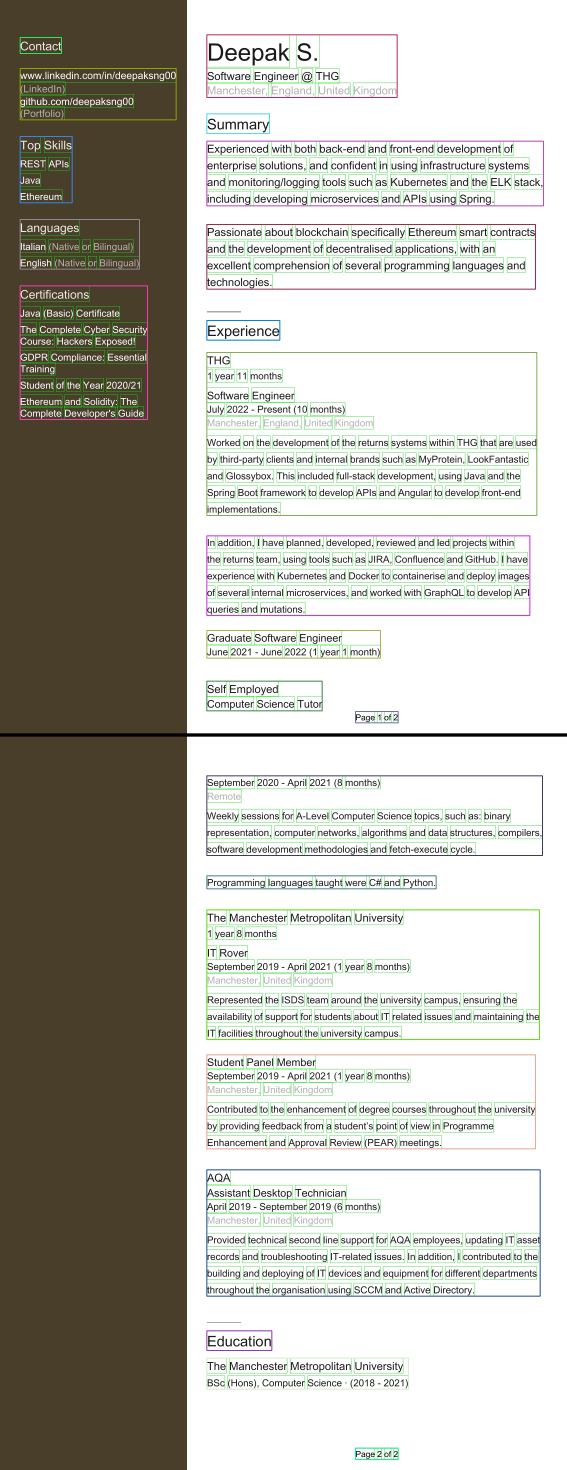
#> input picture DocuHive/tests/debug_data/cv/cv0.pdf.jpg, 1700 x 4410 px (shown at 1/3 size)
$ python -i feature_extractors.py   (imports and definitions only)
#> lines starting #> are read from the running program, lines starting #| are printed output that depends on the picture; after the words box and inside, x2 and y2 are one past the last pixel; in counts of white or black regions, pixels touching at a corner belong together
#> further down, picture is the input picture: shape (4410, 1700, 3); mean B, G, R 173.5, 182.4, 183.6
import numpy as np
import cv2


# [54 lines left out: functions get_vert_split_gaps, get_max_mid_page_gap, debug_vertical_gap, not called in this run]


def get_red_rectangles(cv2_image):
    image = cv2.cvtColor(cv2_image, cv2.COLOR_BGR2HSV)
#> image: shape (4410, 1700, 3); mean H, S, V 19.1, 40.2, 186.7
    lower = np.array([110, 25, 0])
    upper = np.array([115, 255, 255])
    mask = cv2.inRange(image, lower, upper)
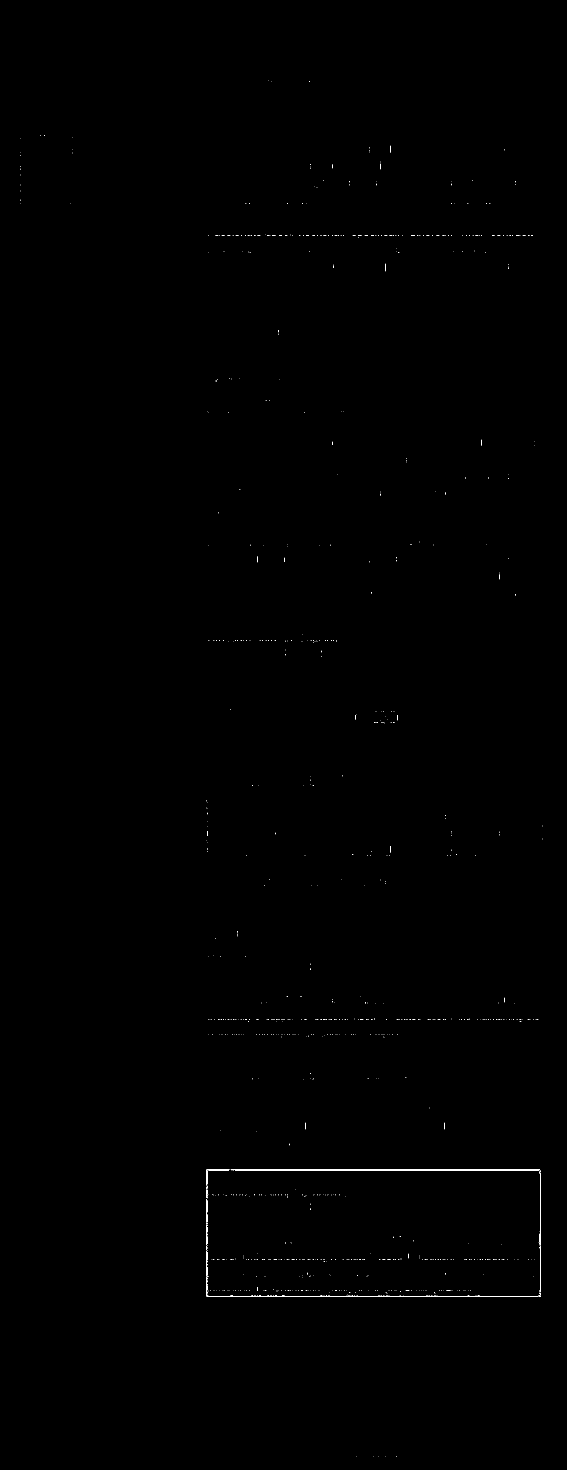
#> mask: shape (4410, 1700) (shown at 1/3 size); 0.12% white in thin lines or dots, all inside (x1, y1, x2, y2) = (60, 242, 1628, 4371)
    contours, hierarchy = cv2.findContours(mask, cv2.RETR_EXTERNAL, cv2.CHAIN_APPROX_SIMPLE)
#> contours = 885 contours, 873 with area under 20; largest, box (x1, y1, x2, y2) and area: (692, 3508, 1620, 3511) 1841, (619, 3834, 1622, 3890) 1086, (619, 3508, 688, 3556) 214, (1619, 3512, 1622, 3699) 187, (1619, 3738, 1622, 3876) 142
    filtered_contours = []
    for contour in contours:
        polygon = cv2.approxPolyDP(contour, 0.05 * cv2.arcLength(contour, True), True)
        if len(polygon) == 4 and cv2.isContourConvex(polygon):
            x, y, w, h = cv2.boundingRect(contour)
            if 4 < w < 8 and 40 < h < 50 and 750 < x < 780:
                filtered_contours.append([x, y, x + w, y + h])
#> this loop made 885 passes
#> (polygon, x, y, w, h) on pass 11: ([[1619, 3878], [1619, 3881], [1621, 3883], [1621, 3879]], 1619, 3878, 3, 6)
#> (x, y, w, h) on passes 66, 249, 253, 255, 262, 410: (830, 3872, 2, 2), (855, 3728, 2, 2), (1180, 3710, 2, 3), (1619, 3700, 3, 11), (861, 3590, 2, 2), (1583, 3058, 3, 2)
#> after the loop, filtered_contours = []
    return filtered_contours

>>> import cv2
>>> picture = cv2.imread('../../tests/debug_data/cv/cv0.pdf.jpg')
>>> result = get_red_rectangles(picture)
#> result = []

$ run again, on DocuHive/tests/debug_data/cv/cv1.pdf.jpg
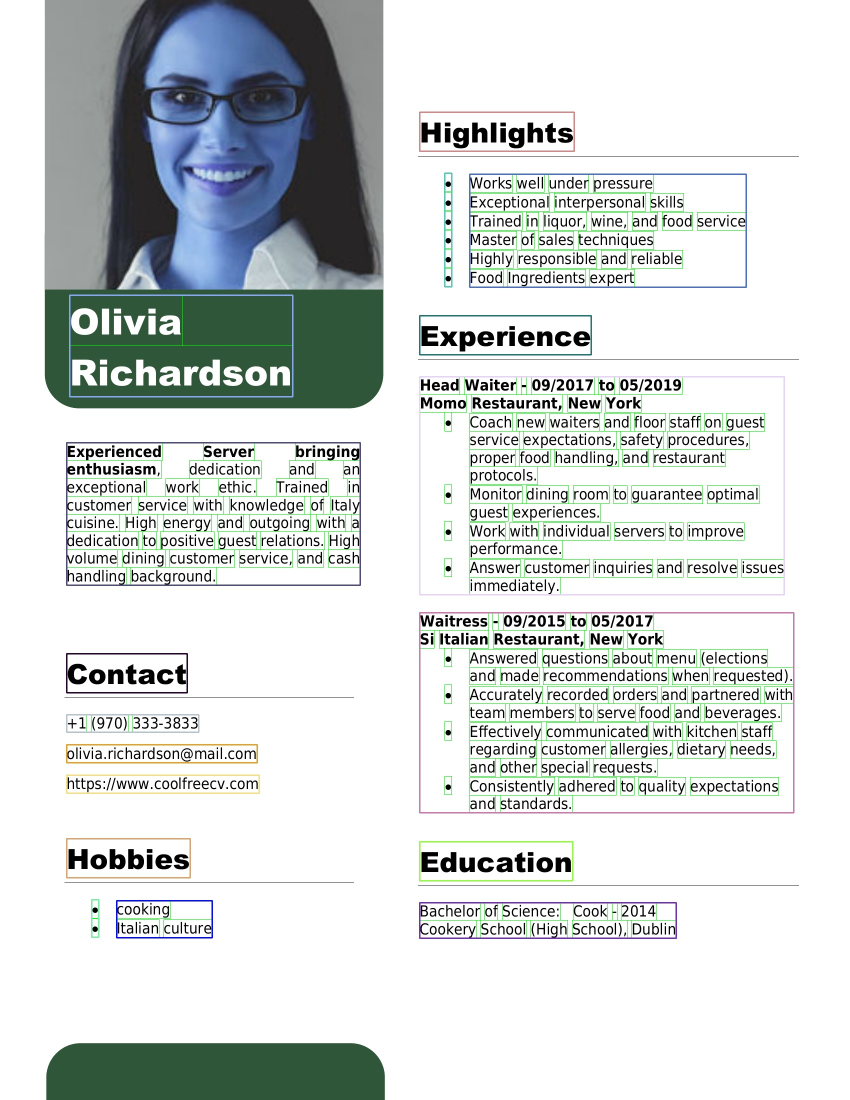
#> input picture DocuHive/tests/debug_data/cv/cv1.pdf.jpg, 1700 x 2200 px (shown at 1/2 size)
#> picture is the input picture: shape (2200, 1700, 3); mean B, G, R 215.4, 216.7, 211.6
#> image: shape (2200, 1700, 3); mean H, S, V 27.6, 17.1, 219.4
#> in get_red_rectangles, `mask = cv2.inRange(image, lower, upper)`:
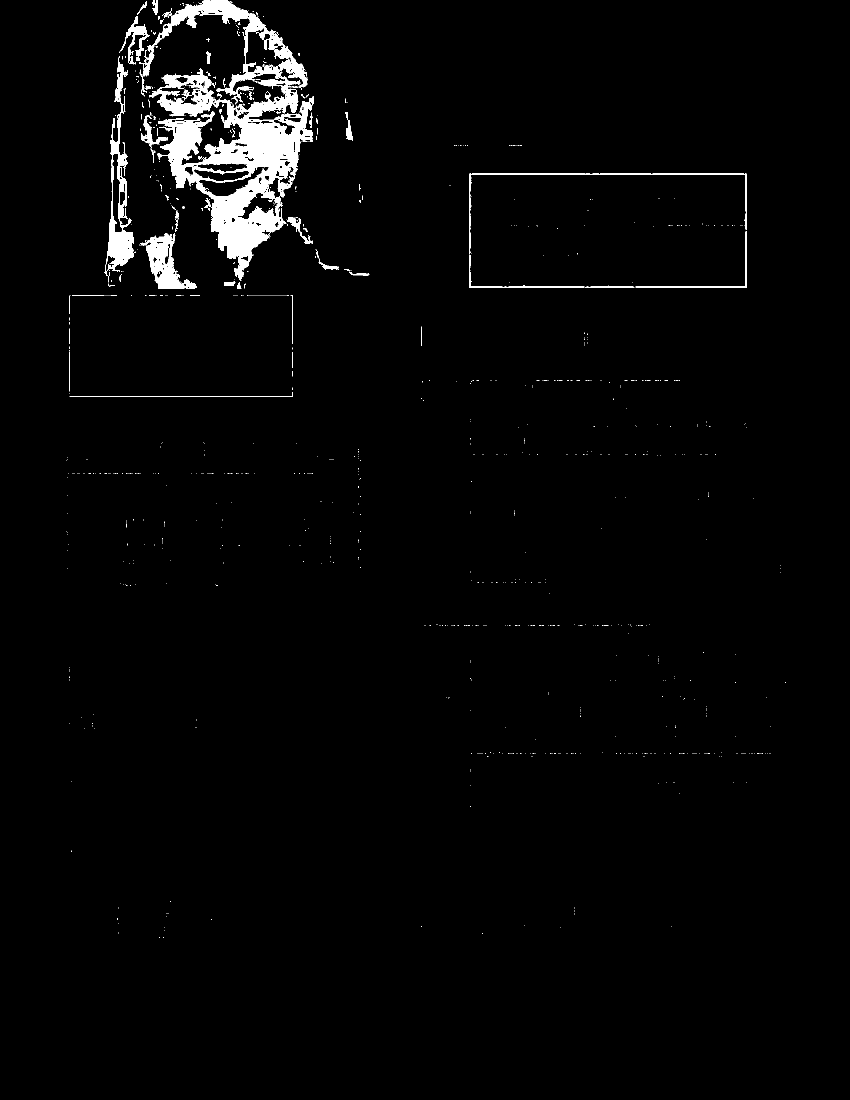
#> mask: shape (2200, 1700) (shown at 1/2 size); 2.4% white; 1063 white regions (1001 under 20 px)
#> contours = 1023 contours, 991 with area under 20; largest, box (x1, y1, x2, y2) and area: (278, 0, 628, 562) 74920, (208, 112, 272, 565) 9258, (280, 466, 394, 578) 5234, (938, 347, 1494, 508) 1592, (239, 49, 300, 129) 1346
#> the loop in get_red_rectangles, `for contour in contours:` made 1023 passes
#> (x, y, w, h) on passes 593, 726, 728, 729, 748, 755, 767, 770: (1357, 760, 3, 2), (474, 564, 9, 13), (448, 562, 23, 10), (222, 561, 2, 3), (494, 542, 3, 2), (630, 512, 2, 4), (432, 478, 2, 2), (280, 466, 114, 112)
#> after the loop in get_red_rectangles, `for contour in contours:`: filtered_contours = []

$ run again, on DocuHive/tests/debug_data/cv/cv2.pdf.jpg
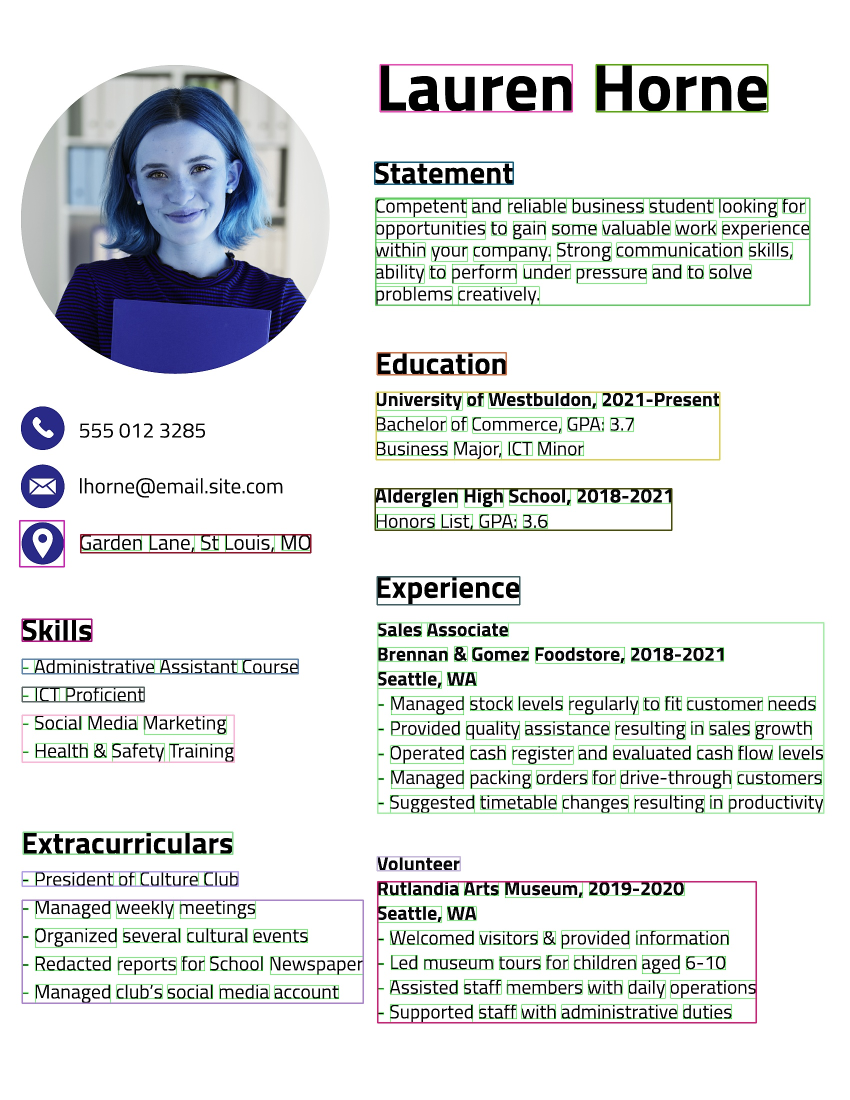
#> input picture DocuHive/tests/debug_data/cv/cv2.pdf.jpg, 1700 x 2200 px (shown at 1/2 size)
#> picture is the input picture: shape (2200, 1700, 3); mean B, G, R 226.6, 226, 223.5
#> image: shape (2200, 1700, 3); mean H, S, V 24.1, 17.2, 229.7
#> in get_red_rectangles, `mask = cv2.inRange(image, lower, upper)`:
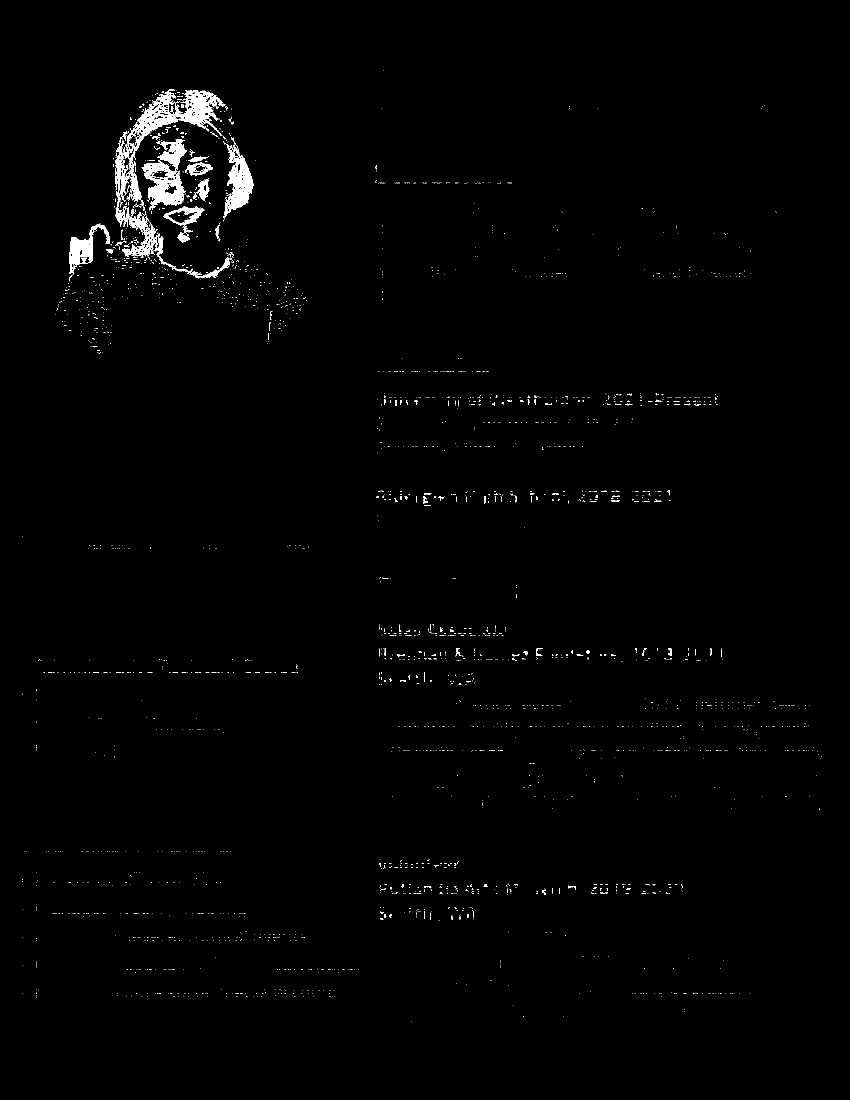
#> mask: shape (2200, 1700) (shown at 1/2 size); 1.1% white; 2796 white regions (2689 under 20 px)
#> contours = 2783 contours, 2737 with area under 20; largest, box (x1, y1, x2, y2) and area: (230, 179, 460, 557) 15477, (283, 278, 374, 421) 6906, (446, 274, 508, 437) 4271, (138, 447, 220, 550) 2798, (326, 412, 409, 452) 1777
#> the loop in get_red_rectangles, `for contour in contours:` made 2783 passes
#> (x, y, w, h) on passes 313, 318, 332, 410, 411, 420, 469, 473: (760, 1836, 6, 4), (860, 1833, 2, 6), (934, 1828, 4, 8), (924, 1820, 3, 2), (913, 1820, 3, 2), (818, 1816, 4, 2), (1211, 1784, 5, 4), (879, 1784, 6, 4)
#> after the loop in get_red_rectangles, `for contour in contours:`: filtered_contours = []

$ run again, on DocuHive/tests/debug_data/cv/cv3.pdf.jpg
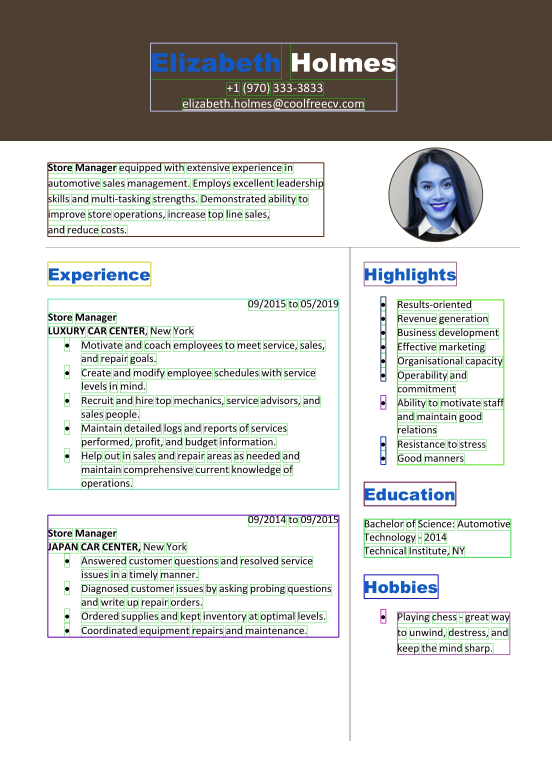
#> input picture DocuHive/tests/debug_data/cv/cv3.pdf.jpg, 1654 x 2339 px (shown at 1/3 size)
#> picture is the input picture: shape (2339, 1654, 3); mean B, G, R 204.7, 208.1, 207.6
#> image: shape (2339, 1654, 3); mean H, S, V 19.5, 25.2, 212.7
#> in get_red_rectangles, `mask = cv2.inRange(image, lower, upper)`:
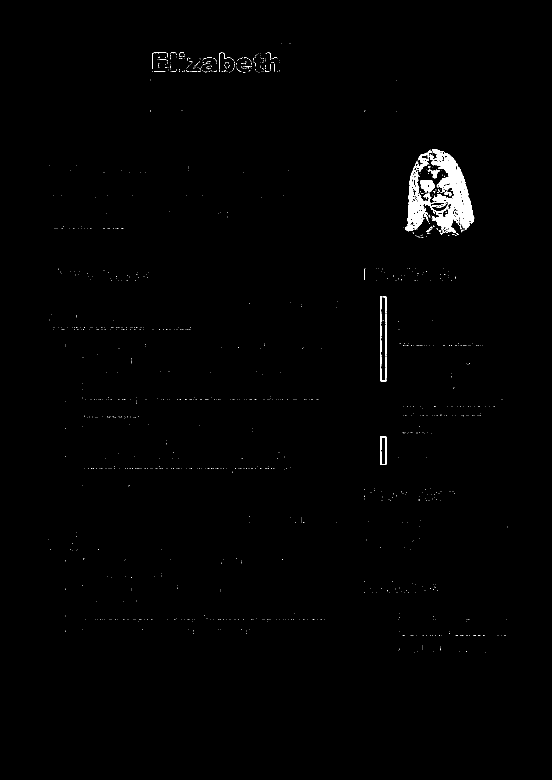
#> mask: shape (2339, 1654) (shown at 1/3 size); 0.7% white; 1342 white regions (1313 under 20 px)
#> contours = 1332 contours, 1322 with area under 20; largest, box (x1, y1, x2, y2) and area: (1215, 447, 1422, 699) 21848, (1141, 1309, 1159, 1395) 1443, (1261, 541, 1305, 575) 1026, (1247, 450, 1296, 516) 672, (1141, 889, 1159, 1145) 614
#> the loop in get_red_rectangles, `for contour in contours:` made 1332 passes
#> (polygon, x, y, w, h) on pass 4: ([[1398, 1953], [1399, 1954], [1400, 1954], [1399, 1953]], 1398, 1953, 3, 2)
#> after the loop in get_red_rectangles, `for contour in contours:`: filtered_contours = []
